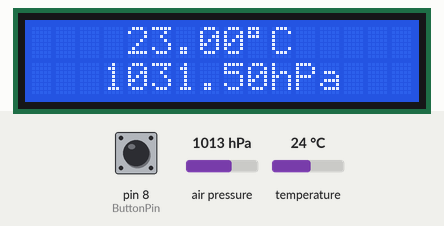
Recording of a sketch running on a simulated Arduino Uno, built with avr-gcc and run on an emulated ATmega328P. On the bench: 16×2 character LCD. Inputs (shaded band) come from the test bench; at power-on: pin 8 (ButtonPin) LOW, air pressure 1013 hPa, temperature 24 °C. The local clock reads 2024-03-15 10:24:30 at power-on unless the sketch sets it; what the sketch prints to the serial monitor is not drawn.

Above: at 1.6 s.
1.7 s: pin 8 (ButtonPin) pulled HIGH for 0.15 s
At 2.1 s:
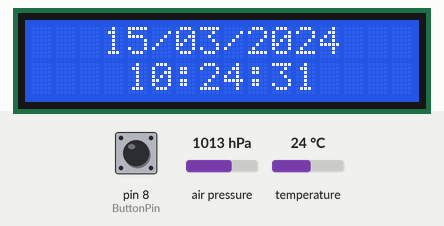
6.0 s: pin 8 (ButtonPin) pulled HIGH for 1 s
At 6.6 s:
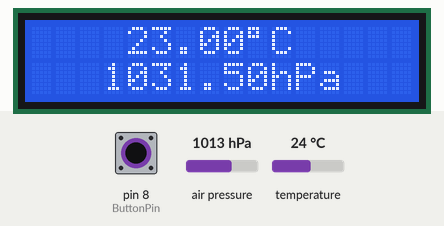
8.5 s: air pressure set to 952 hPa
At 9.8 s:
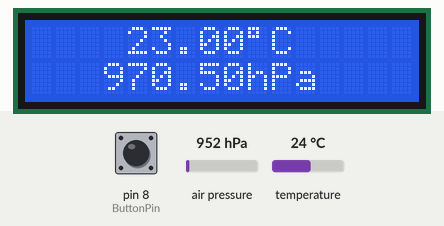
10.5 s: temperature set to 12 °C
At 11.9 s:
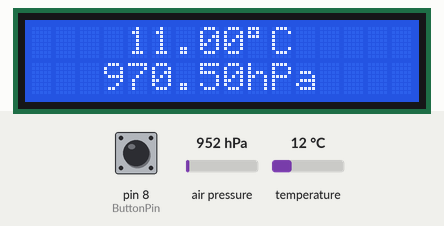
12.5 s: air pressure set to 975 hPa
At 14.0 s:
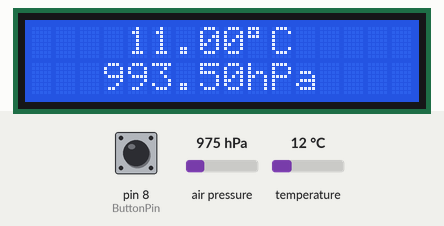
14.5 s: temperature set to 19 °C
At 16.1 s:
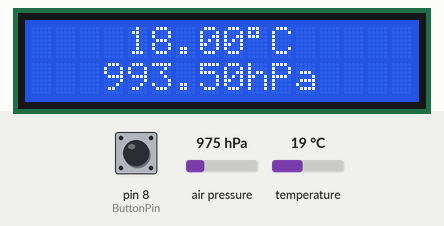
Timing chart, 0 to 17.5 s (numbered marks = the images above; inputs shaded):
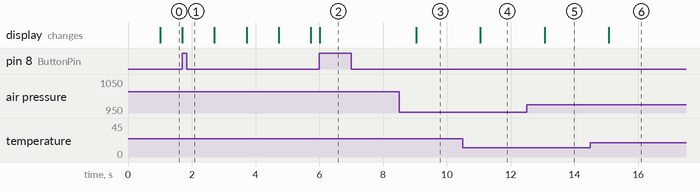

The sketch:

sketch_apr08a.ino
```cpp
#include <Wire.h>
#include <LiquidCrystal.h>
#include <ThreeWire.h>
#include <RtcDS1302.h>
#include <Adafruit_Sensor.h>
#include <Adafruit_BMP280.h>

#define countof(a) (sizeof(a) / sizeof(a[0]))
/*Kalibracja czujników*/
#define T_OFFSET 1
#define P_OFFSET 1850
#define SENSOR_ADDRESS  0x76 //Trzeba było zdefiniować adres czujnika

Adafruit_BMP280 czujnik; //inicjalizacja czujnika tempratury i ciśnienia


LiquidCrystal lcd(7, 6, 5, 4, 3, 2); //(RS, E, D4, D5, D6, D7)
ThreeWire myWire(A1, A0, A2); // IO, SCLK, CE
RtcDS1302<ThreeWire> Rtc(myWire);
/*Deboucing*/
long lastDebounceT = 0;
long debounceDelay = 300;
bool DisplayChangeMem = 0;
/*Zmienne do działania czujnika na timerze */
long lastMessureTP = 0;
long lastMessureTime = 0;
long messureDelay = 1000;
/*Pin podłączony do przełącznika zmieniającego informacje na ekranie*/
const short ButtonPin = 8;
short displayNo = 1; //Numer początkowy ekranu
bool buttonState = LOW;

void setup() {

  pinMode(ButtonPin, INPUT);

  RtcDateTime Czas = RtcDateTime(__DATE__, __TIME__);

  Serial.begin(9600);

  Rtc.Begin();
  //Rtc.SetDateTime(Czas);

  lcd.begin(16, 2);
  if (!czujnik.begin(SENSOR_ADDRESS))
  {
    Serial.println("Nie znaleziono czujnika!");
  }
  Serial.print("Data:");
  Serial.println(__DATE__);
  Serial.print("Czas:");
  Serial.println(__TIME__);
}
void loop()
{
buttonState = digitalRead(ButtonPin);
/*Funckja filtrująca drgania styków oraz przełączająca ekran, funkcja pozwala zmienić ekran raz na kliknięcie niezależnie od czasu trzymania przycisku*/
  if ( (millis() - lastDebounceT) > debounceDelay) {
    if ( (buttonState == HIGH) && (displayNo == 1)&&(DisplayChangeMem == 0) ) {
      displayNo = 2;
      DisplayChangeMem = 1;
      lastDebounceT = millis(); //set the current time
    }
       else if ( (buttonState == HIGH) && (displayNo == 2) && (DisplayChangeMem == 0)){
      displayNo = 1;
      DisplayChangeMem = 1;
      lastDebounceT = millis();
    }
  else if ((buttonState == LOW)&&(DisplayChangeMem == 1)) DisplayChangeMem = 0;
  }
 /*Przełączanie ekranu w zależności od zmiennej displayNo.*/
switch(displayNo)
{
  case 1:
    PrintTemperaturePressure();
    break;
  case 2:
    printDateTime(Rtc.GetDateTime());
    break;
}
}
/*Odczyt temperatury z czujnika*/
void PrintTemperaturePressure()
{
  char txt[14];
  float temperature;
  float pressure;

  if ((millis() - lastMessureTP) > messureDelay){
    lcd.clear();
    /*Dodanie wartości OFFSET*/
    temperature = czujnik.readTemperature() - T_OFFSET;
    pressure = czujnik.readPressure()+ P_OFFSET;


    sprintf(txt, "%d.%02u%cC  ", (int)(temperature), (int)(temperature * 100) % 100, 223);
    lcd.setCursor(4, 0);
    lcd.print(txt);

    sprintf(txt, "%u.%02uhPa ", (int)(pressure / 100), (int)((uint32_t)pressure % 100));
    lcd.setCursor(3, 1);
    lcd.print(txt);

    lastMessureTP = millis();
  }
}
/*Odczyt z zegara czasu rzeczywistego*/
void printDateTime(const RtcDateTime& dt) {

 if ((millis() - lastMessureTime) > messureDelay){
  lcd.clear();
  lcd.setCursor(3, 0);
  char datestring[20];
  snprintf_P(datestring,
             countof(datestring),
             PSTR("%02u/%02u/%04u"),
             dt.Day(), dt.Month(), dt.Year());
  lcd.print(datestring);
  lcd.setCursor(4, 1);
  snprintf_P(datestring,
             countof(datestring),
             PSTR("%02u:%02u:%02u"),
             dt.Hour(), dt.Minute(), dt.Second());
  lcd.print(datestring);

  lastMessureTime = millis();
 }
}
```

Measured:
- after the input at 1.7 s, the display: changes at once (image 1)
- after the input at 6.0 s, the display: changes at once (image 2)
- after the input at 8.5 s, the display: changes after 0.53 s (image 3)
- after the input at 10.5 s, the display: changes after 0.55 s (image 4)
- after the input at 12.5 s, the display: changes after 0.56 s (image 5)
- after the input at 14.5 s, the display: changes after 0.58 s (image 6)
